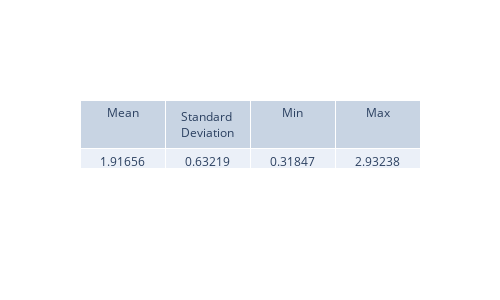

The cell this chart's notebook holds for it:
### Code cell
diff_integrals = np.sqrt(psi_sq_diff).mean(axis=0) * (x_max - x_min)
view_metrics(diff_integrals)

plt.figure(figsize=(8,5), dpi=200)
plt.plot(t_values, diff_integrals, '-')
plt.xlabel('Time (ps)')
plt.ylabel('Integral of absolute error of psi^2(x, t)')
plt.title('Integral of sqrt(abs(abs(psi^2)))')
plt.grid(True)
plt.show()

### Figure 1 — Plotly figure (JSON) as saved in the notebook; plotly's stock layout.template omitted (floating-point values rounded to 4 significant figures)
{"data": [{"cells": {"values": [["1.91656"], ["0.63219"], ["0.31847"], ["2.93238"]]}, "header": {"values": ["Mean", "Standard Deviation", "Min", "Max"]}, "type": "table"}], "layout": {"height": 300, "width": 500}}
